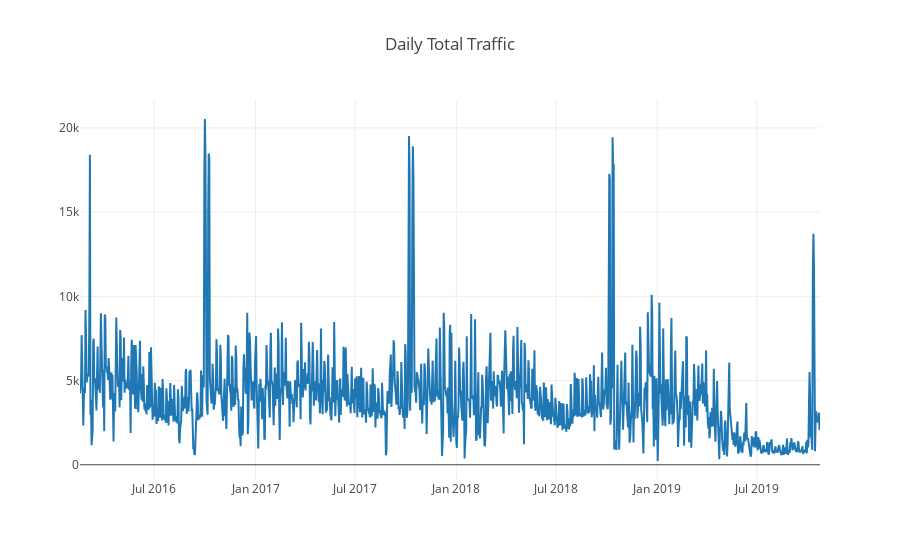

Source (notebook cell):
### Code cell
# Let's take a look and make sure this looks sane.
x = crenshaw_df['Date']
y = crenshaw_df['Butler Trail - Crenshaw Bridge PC Urban Trail']

trace1 = go.Scatter(x=x, y=y, name='Butler - Crenshaw')

data = [trace1]
layout = go.Layout(title='Daily Total Traffic', legend=dict(x=-.1, y=1.2))

fig = go.Figure(data=data, layout=layout)
iplot(fig)

### Figure 1 — Plotly figure (JSON) as saved in the notebook; plotly's stock layout.template omitted (floating-point values rounded to 4 significant figures; data arrays with more than 128 entries replaced by an {"elided": "..."} marker saying what was removed)
{"data": [{"name": "Butler - Crenshaw", "type": "scatter", "uid": "4893b65e-6b46-40e5-9528-0c8a09c6ee24", "x": {"elided": "1346 str values"}, "y": {"elided": "1346 float values"}}], "layout": {"legend": {"x": -0.1, "y": 1.2}, "title": {"text": "Daily Total Traffic"}}}
